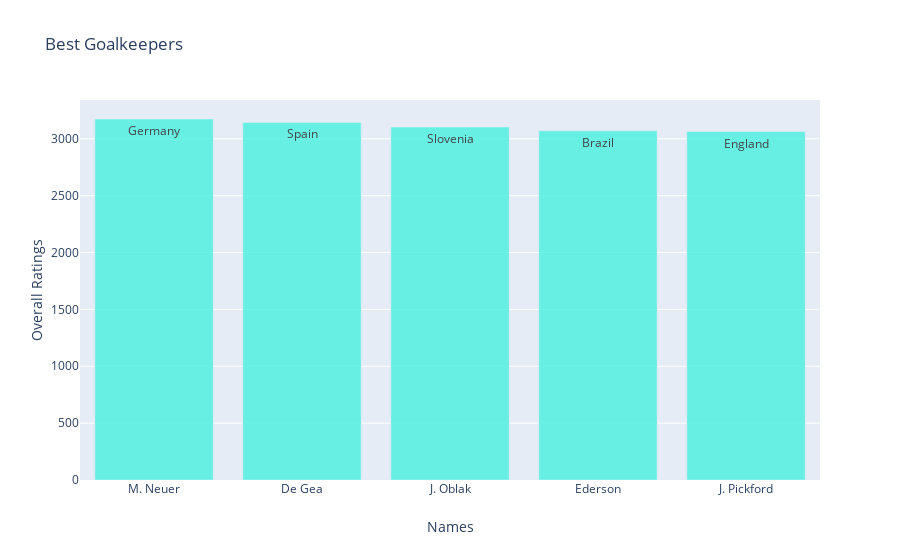

Notebook code for this chart:
### Code cell
trace_gk=go.Bar(
            x=gk.Name,
            y=gk.GK_Overall,
            name="GK_Overall",
            marker=dict(color="rgba(72,240,224,0.8)"),
            text=gk.Nationality)
data_gk=[trace_gk]
layout_gk=dict(title="Best Goalkeepers"
            ,xaxis=dict(title="Names",ticklen=5,zeroline=False),
            yaxis=dict(title="Overall Ratings",ticklen=5,zeroline=False))
fig_gk=go.Figure(data=data_gk, layout=layout_gk)
iplot(fig_gk)

### Figure 1 — Plotly figure (JSON) as saved in the notebook; plotly's stock layout.template omitted (floating-point values rounded to 4 significant figures)
{"data": [{"marker": {"color": "rgba(72,240,224,0.8)"}, "name": "GK_Overall", "text": ["Germany", "Spain", "Slovenia", "Brazil", "England"], "type": "bar", "x": ["M. Neuer", "De Gea", "J. Oblak", "Ederson", "J. Pickford"], "y": [3174, 3144, 3103, 3070, 3064]}], "layout": {"title": {"text": "Best Goalkeepers"}, "xaxis": {"ticklen": 5, "title": {"text": "Names"}, "zeroline": false}, "yaxis": {"ticklen": 5, "title": {"text": "Overall Ratings"}, "zeroline": false}}}
